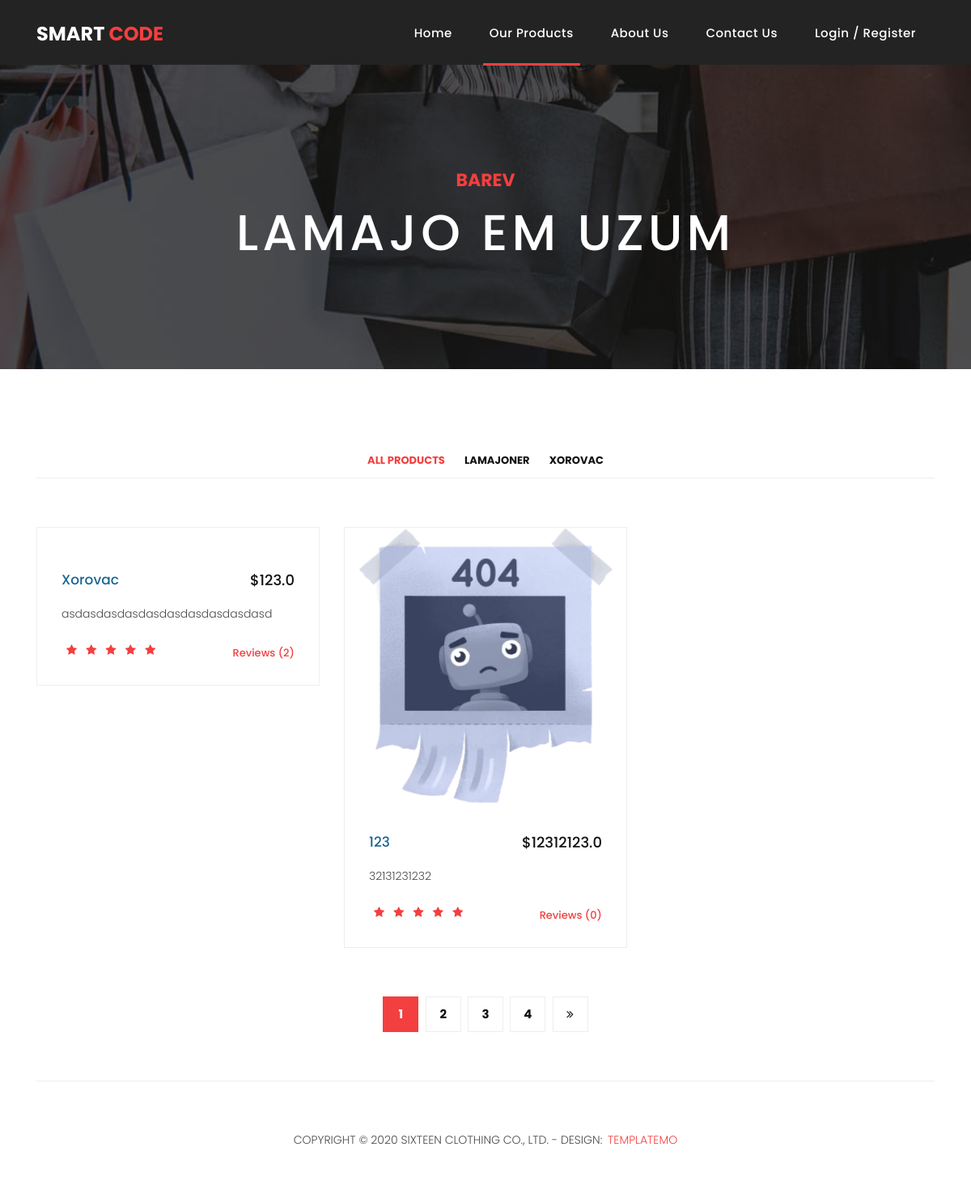
Screenshot of /products/ with the database file from the repository.
### main/models.py (models this page shows, shortened)
class SiteTitle(models.Model):
    pt_1 = models.CharField("Title part 1", max_length = 50)
    pt_2 = models.CharField("Title part 2", max_length = 50)
    class Meta:
        verbose_name = "Site Title"
        verbose_name_plural = "Site Title"

class Banners(models.Model):
    page = models.ForeignKey("Pages", on_delete = models.CASCADE)
    img = models.ImageField("Banner Image")
    title = models.CharField("Banner Title", max_length = 255)
    text = models.TextField("Banner Text")
    class Meta:
        verbose_name = "Banner"
        verbose_name_plural = "Banners"

class ProductsCategory(models.Model):
    name = models.CharField("Category name", max_length = 100)
    tag = models.CharField("Categor Teg", max_length = 50)
    class Meta:
        verbose_name = "Category"
        verbose_name_plural = "Categories"

class Products(models.Model):
    category = models.ForeignKey(ProductsCategory, on_delete= models.CASCADE, related_name = "category")
    img = models.ImageField("Product Image", upload_to = "images")
    title = models.CharField("Product Title", max_length = 50)
    price = models.FloatField('Product price')
    text = models.TextField('Text', max_length=60)
    reviews = models.ManyToManyField(CustomUser, blank=True)
    class Meta:
        verbose_name = "Product"
        verbose_name_plural = "Products"

### main/views.py (the view, shortened to what this page needs)
# urls.py: path("products/", views.products, name = "products"),
def products(request):
    prod_category = ProductsCategory.objects.all()
    prods = Products.objects.all()
    banner = Banners.objects.filter(page__name = "Products")[0]
    return render(request, "main/products.html", context = {
        "page": "products",
        "sitetitle": SiteTitle.objects.all()[0],
        "prod_category": prod_category,
        "prods": prods,
        "banner": banner
    })

### main/templates/main/products.html (shortened to what this page needs)
{% extends 'main/base.html' %}
    {% block body %}
    <div class="products">
      <div class="container">
        <div class="row">
          <div class="col-md-12">
            <div class="filters">
              <ul>
                  <li class="active" data-filter="*">All Products</li>
                  {% for i in prod_category%}
                  <li data-filter=".{{i.tag}}"> {{ i.name }} </li>
                  {% endfor %}
              </ul>
            </div>
          </div>
          <div class="col-md-12">
            <div class="filters-content">
                <div class="row grid">
                    {% for i in prods %}
                    <div class="col-lg-4 col-md-4 all {{ i.category.tag }}">
                      <div class="product-item">
                        <a href="#"><img src="{{ i.img.url }}" alt=""></a>
                        <div class="down-content">
                          <a href="#"><h4> {{ i.title }} </h4></a>
                          <h6> ${{i.price}} </h6>
                          <p> {{ i.text }} </p>
                          <ul class="stars">
                            {% if user in i.reviews.all %}
                            <form style="border: 1px solid red" method="post">
                            {% else %}
                            <form method="post">
                            {% endif %}
                              <li><button style="border:none; background-color: transparent;" class = "star_btn" name = "star_1" value="{{ i.id }}" type="submit"><i class="fa fa-star"></i></button></li>
                              <li><button style="border:none; background-color: transparent;" class = "star_btn" name = "star_2" value="{{ i.id }}" type="submit"><i class="fa fa-star"></i></button></li>
                              <li><button style="border:none; background-color: transparent;" class = "star_btn" name = "star_3" value="{{ i.id }}" type="submit"><i class="fa fa-star"></i></button></li>
                              <li><button style="border:none; background-color: transparent;" class = "star_btn" name = "star_4" value="{{ i.id }}" type="submit"><i class="fa fa-star"></i></button></li>
                              <li><button style="border:none; background-color: transparent;" class = "star_btn" name = "star_5" value="{{ i.id }}" type="submit"><i class="fa fa-star"></i></button></li>
                            </form>
                          </ul>
                         <span>Reviews ({{ i.reviews.count }})</span>
                        </div>
                      </div>
                    </div>
                    {% endfor %}
                </div>
            </div>
          </div>
          <div class="col-md-12">
            <ul class="pages">
              <li class="active" ><a href="#">1</a></li>
              <li><a href="#">2</a></li>
              <li><a href="#">3</a></li>
              <li><a href="#">4</a></li>
              <li><a href="#"><i class="fa fa-angle-double-right"></i></a></li>
            </ul>
          </div>
        </div>
      </div>
    </div>
    {% endblock %}

### main/templates/main/base.html (shortened to what this page needs)
{% load static %}
<!DOCTYPE html>
<html lang="en">
<head>
    <link href="{% static 'main/vendor/bootstrap/css/bootstrap.min.css' %}" rel="stylesheet">
    <link rel="stylesheet" href="{% static 'main/assets/css/fontawesome.css' %}">
    <link rel="stylesheet" href="{% static 'main/assets/css/templatemo-sixteen.css' %}">
    <link rel="stylesheet" href="{% static 'main/assets/css/owl.css' %}">
  </head>
  <body>
    {% include "main/inc/header.html" %}
        <div class="page-heading products-heading header-text">
          <div class="container">
            <div class="row">
              <div class="col-md-12">
                <div class="text-content">
                  <h4> {{ banner.title }} </h4>
                  <h2> {{ banner.text }} </h2>
                </div>
              </div>
            </div>
          </div>
        </div>
    {% block body %} {% endblock %}
    <footer>
        <div class="container">
          <div class="row">
            <div class="col-md-12">
              <div class="inner-content">
                <p>Copyright &copy; 2020 Sixteen Clothing Co., Ltd.
              - Design: <a rel="nofollow noopener" href="https://templatemo.com" target="_blank">TemplateMo</a></p>
              </div>
            </div>
          </div>
        </div>
    </footer>
   </body>
</html>

### main/templates/main/inc/header.html (shortened to what this page needs)
<header class="">
    <nav class="navbar navbar-expand-lg">
      <div class="container">
        <a class="navbar-brand" href="{% url 'index' %}"><h2> {{ sitetitle.pt_1 }} <em> {{ sitetitle.pt_2 }} </em></h2></a>
        <div class="collapse navbar-collapse" id="navbarResponsive">
          <ul class="navbar-nav ml-auto">
            <li class="nav-item {% if page == 'home' %}active{% endif %}">
              <a class="nav-link" href="{% url 'index' %}"> Home
              </a>
            </li>
            <li class="nav-item {% if page == 'products' %}active{% endif %}">
              <a class="nav-link" href="{% url 'products' %}">Our Products</a>
            </li>
            <li class="nav-item {% if page == 'about'%}active{% endif %}">
              <a class="nav-link" href="{% url 'about' %}">About Us</a>
            </li>
            <li class="nav-item {% if page == 'contact'%}active{% endif %}">
              <a class="nav-link" href="{% url 'contact' %}">Contact Us</a>
            </li>
            {% if user.is_authenticated %}
              <li class="nav-item {% if page == 'loginregister'%}active{% endif %}">
                 <a class="nav-link" href="{% url 'logout' %}"> {{ user.username }} </a>
              </li>
            {% else %}
              <li class="nav-item {% if page == 'loginregister'%}active{% endif %}">
                <a class="nav-link" href="{% url 'login_register' %}">Login / Register</a>
              </li>
            {% endif %}
          </ul>
        </div>
      </div>
    </nav>
</header>

### main/static/main/assets/css/templatemo-sixteen.css (style rules this page uses)
body { font-family: 'Poppins', sans-serif; overflow-x: hidden; text-rendering: optimizeLegibility; -webkit-font-smoothing: antialiased; -moz-osx-font-smoothing: grayscale; }
p { margin-bottom: 0px; font-size: 14px; font-weight: 300; color: #4a4a4a; line-height: 24px; }
a { text-decoration: none!important; }
ul { padding: 0; margin: 0; list-style: none; }
h1,h2,h3,h4,h5,h6 { margin: 0px; }
.products-heading { background-image: url(../images/products-heading.jpg); }
.page-heading { padding: 210px 0px 130px 0px; text-align: center; background-position: center center; background-repeat: no-repeat; background-size: cover; }
.page-heading .text-content h4 { color: #f33f3f; font-size: 22px; text-transform: uppercase; font-weight: 700; margin-bottom: 15px; }
.page-heading .text-content h2 { color: #fff; font-size: 62px; text-transform: uppercase; letter-spacing: 5px; }
header { position: absolute; z-index: 99999; width: 100%; height: 80px; background-color: #232323; -webkit-transition: all 0.3s ease-in-out 0s; -moz-transition: all 0.3s ease-in-out 0s; -o-transition: all 0.3s ease-in-out 0s; transition: all 0.3s ease-in-out 0s; }
header .navbar { padding: 17px 0px; }
.navbar .navbar-brand { float: left; margin-top: -12px; outline: none; }
.navbar .navbar-brand h2 { color: #fff; text-transform: uppercase; font-size: 24px; font-weight: 700; -webkit-transition: all .3s ease 0s; -moz-transition: all .3s ease 0s; -o-transition: all .3s ease 0s; transition: all .3s ease 0s; }
.navbar .navbar-brand h2 em { font-style: normal; color: #f33f3f; }
#navbarResponsive { z-index: 999; }
.navbar-collapse { text-align: center; }
.navbar .navbar-nav .nav-item { margin: 0px 15px; }
.navbar .navbar-nav a.nav-link { text-transform: capitalize; font-size: 15px; font-weight: 500; letter-spacing: 0.5px; color: #fff; transition: all 0.5s; margin-top: 5px; }
.navbar .navbar-nav .nav-link:hover, .navbar .navbar-nav .active>.nav-link, .navbar .navbar-nav .nav-link.active, .navbar .navbar-nav .nav-link.show, .navbar .navbar-nav .show>.nav-link { color: #fff; padding-bottom: 25px; border-bottom: 3px solid #f33f3f; }
.star_btn { background-color: transparent; border: none; cursor: pointer; width: 20px; transition: 0.2s; }
.product-item { border: 1px solid #eee; margin-bottom: 30px; }
.product-item .down-content { padding: 30px; position: relative; }
.product-item img { width: 100%; overflow: hidden; }
.product-item .down-content h4 { font-size: 17px; color: #1a6692; margin-bottom: 20px; }
.product-item .down-content h6 { position: absolute; top: 30px; right: 30px; font-size: 18px; color: #121212; }
.product-item .down-content p { margin-bottom: 20px; }
.product-item .down-content ul li { display: inline-block; }
.product-item .down-content ul li i { color: #f33f3f; font-size: 14px; }
.product-item .down-content span { position: absolute; right: 30px; bottom: 30px; font-size: 13px; color: #f33f3f; font-weight: 500; }
footer { text-align: center; }
footer .inner-content { border-top: 1px solid #eee; margin-top: 60px; padding: 60px 0px; }
footer .inner-content p { text-transform: uppercase; }
footer .inner-content p a { color: #f33f3f; margin-left: 3px; }
.products { margin-top: 100px; }
.products .filters { text-align: center; border-bottom: 1px solid #eee; padding-bottom: 10px; margin-bottom: 60px; }
.products .filters li { text-transform: uppercase; font-size: 13px; font-weight: 700; color: #121212; display: inline-block; margin: 0px 10px; transition: all .3s; cursor: pointer; }
.products .filters ul li.active, .products .filters ul li:hover { color: #f33f3f; }
.products ul.pages { margin-top: 30px; text-align: center; }
.products ul.pages li { display: inline-block; margin: 0px 2px; }
.products ul.pages li a { width: 44px; height: 44px; display: inline-block; line-height: 42px; border: 1px solid #eee; font-size: 15px; font-weight: 700; color: #121212; transition: all .3s; }
.products ul.pages li a:hover, .products ul.pages li.active a { background-color: #f33f3f; border-color: #f33f3f; color: #fff; }

### rows the page displays
SiteTitle: pt_1 "SMART", pt_2 "CODE"
Banners: title "BAREV", text "LAMAJO EM UZUM"
ProductsCategory: name "LAMAJONER"
ProductsCategory: name "XOROVAC"
Products: title "Xorovac", price "123.0", text "asdasdasdasdasdasdasdasdasdasd", reviews.count "2"
Products: img (picture), title "123", price "12312123.0", text "32131231232", reviews.count "0"
